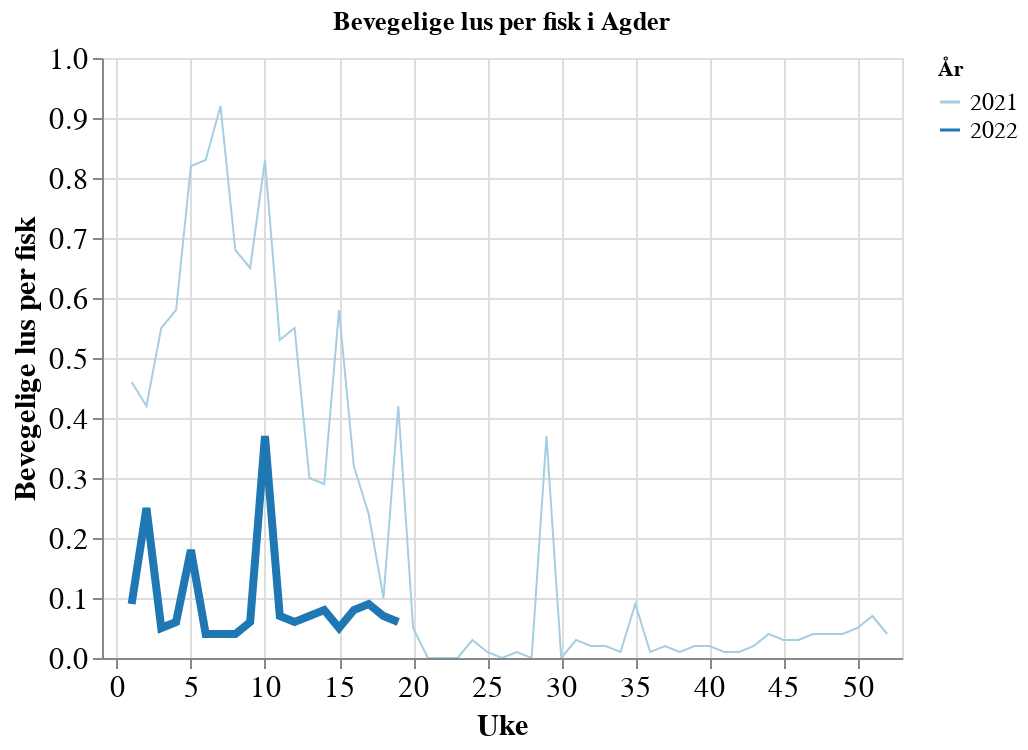

The notebook cell this image was saved under:
### Code cell
ls.average_lice_plots(
    year_range=[2021, 2022],
    week_range=[0, 52],
    lice_type="bevegelige_lus",
    location_level="Sone",
    location="Agder",
    y_scale=None,
)

### Figure 1 — Vega-Lite specification as saved in the notebook (floating-point values rounded to 4 significant figures)
{"config": {"view": {"continuousWidth": 400, "continuousHeight": 300}, "axis": {"labelFontSize": 15, "titleFontSize": 15}, "legend": {"columns": 1, "labelFontSize": 12, "labelLimit": 500, "symbolLimit": 100}}, "data": {"name": "data-009093a91f98b27fc5b9b809dbaec500"}, "mark": "line", "encoding": {"color": {"field": "year", "scale": {"domain": [2021.0, 2022.0], "scheme": "paired"}, "title": "År", "type": "nominal"}, "opacity": {"condition": {"value": 1, "selection": "selector007"}, "value": 0.2}, "size": {"field": "y", "legend": null, "type": "nominal"}, "tooltip": [{"field": "bevegelige_lus", "format": ",.2f", "title": "Lus per fisk", "type": "quantitative"}], "x": {"field": "uke", "scale": {"domain": [-1, 53]}, "sort": "ascending", "title": "Uke", "type": "quantitative"}, "y": {"field": "bevegelige_lus", "title": "Bevegelige lus per fisk", "type": "quantitative"}}, "selection": {"selector007": {"type": "multi", "fields": ["year"], "bind": "legend"}, "selector008": {"type": "interval", "bind": "scales", "encodings": ["x", "y"]}}, "title": "Bevegelige lus per fisk i Agder", "$schema": "https://vega.github.io/schema/vega-lite/v4.17.0.json", "datasets": {"data-009093a91f98b27fc5b9b809dbaec500": [{"uke": 1, "år": 2021.0, "sjotemperatur": 6.46, "voksne_hunnlus": 0.08, "bevegelige_lus": 0.46, "fastsittende_lus": 0.02, "year": 2021, "y": 2021}, {"uke": 1, "år": 2022.0, "sjotemperatur": 6.02, "voksne_hunnlus": 0.06, "bevegelige_lus": 0.09, "fastsittende_lus": 0.06, "year": 2022, "y": 2022}, {"uke": 2, "år": 2021.0, "sjotemperatur": 6.2, "voksne_hunnlus": 0.11, "bevegelige_lus": 0.42, "fastsittende_lus": 0.11, "year": 2021, "y": 2021}, {"uke": 2, "år": 2022.0, "sjotemperatur": 6.27, "voksne_hunnlus": 0.17, "bevegelige_lus": 0.25, "fastsittende_lus": 0.04, "year": 2022, "y": 2022}, {"uke": 3, "år": 2021.0, "sjotemperatur": 3.96, "voksne_hunnlus": 0.12, "bevegelige_lus": 0.55, "fastsittende_lus": 0.22, "year": 2021, "y": 2021}, {"uke": 3, "år": 2022.0, "sjotemperatur": 6.76, "voksne_hunnlus": 0.05, "bevegelige_lus": 0.05, "fastsittende_lus": 0.0, "year": 2022, "y": 2022}, {"uke": 4, "år": 2021.0, "sjotemperatur": 4.43, "voksne_hunnlus": 0.11, "bevegelige_lus": 0.58, "fastsittende_lus": 0.13, "year": 2021, "y": 2021}, {"uke": 4, "år": 2022.0, "sjotemperatur": 6.62, "voksne_hunnlus": 0.01, "bevegelige_lus": 0.06, "fastsittende_lus": 0.01, "year": 2022, "y": 2022}, {"uke": 5, "år": 2022.0, "sjotemperatur": 6.46, "voksne_hunnlus": 0.04, "bevegelige_lus": 0.18, "fastsittende_lus": 0.02, "year": 2022, "y": 2022}, {"uke": 5, "år": 2021.0, "sjotemperatur": 3.25, "voksne_hunnlus": 0.17, "bevegelige_lus": 0.82, "fastsittende_lus": 0.34, "year": 2021, "y": 2021}, {"uke": 6, "år": 2021.0, "sjotemperatur": 2.93, "voksne_hunnlus": 0.12, "bevegelige_lus": 0.83, "fastsittende_lus": 0.34, "year": 2021, "y": 2021}, {"uke": 6, "år": 2022.0, "sjotemperatur": 6.26, "voksne_hunnlus": 0.01, "bevegelige_lus": 0.04, "fastsittende_lus": 0.01, "year": 2022, "y": 2022}, {"uke": 7, "år": 2021.0, "sjotemperatur": 4.01, "voksne_hunnlus": 0.13, "bevegelige_lus": 0.92, "fastsittende_lus": 0.21, "year": 2021, "y": 2021}, {"uke": 7, "år": 2022.0, "sjotemperatur": 6.24, "voksne_hunnlus": 0.02, "bevegelige_lus": 0.04, "fastsittende_lus": 0.02, "year": 2022, "y": 2022}, {"uke": 8, "år": 2021.0, "sjotemperatur": 4.0, "voksne_hunnlus": 0.12, "bevegelige_lus": 0.68, "fastsittende_lus": 0.04, "year": 2021, "y": 2021}, {"uke": 8, "år": 2022.0, "sjotemperatur": 6.0, "voksne_hunnlus": 0.01, "bevegelige_lus": 0.04, "fastsittende_lus": 0.02, "year": 2022, "y": 2022}, {"uke": 9, "år": 2022.0, "sjotemperatur": 5.22, "voksne_hunnlus": 0.02, "bevegelige_lus": 0.06, "fastsittende_lus": 0.02, "year": 2022, "y": 2022}, {"uke": 9, "år": 2021.0, "sjotemperatur": 4.88, "voksne_hunnlus": 0.1, "bevegelige_lus": 0.65, "fastsittende_lus": 0.08, "year": 2021, "y": 2021}, {"uke": 10, "år": 2021.0, "sjotemperatur": 4.86, "voksne_hunnlus": 0.1, "bevegelige_lus": 0.83, "fastsittende_lus": 0.14, "year": 2021, "y": 2021}, {"uke": 10, "år": 2022.0, "sjotemperatur": 4.86, "voksne_hunnlus": 0.04, "bevegelige_lus": 0.37, "fastsittende_lus": 0.06, "year": 2022, "y": 2022}, {"uke": 11, "år": 2021.0, "sjotemperatur": 5.14, "voksne_hunnlus": 0.1, "bevegelige_lus": 0.53, "fastsittende_lus": 0.05, "year": 2021, "y": 2021}, {"uke": 11, "år": 2022.0, "sjotemperatur": 4.66, "voksne_hunnlus": 0.03, "bevegelige_lus": 0.07, "fastsittende_lus": 0.01, "year": 2022, "y": 2022}, {"uke": 12, "år": 2021.0, "sjotemperatur": 5.97, "voksne_hunnlus": 0.1, "bevegelige_lus": 0.55, "fastsittende_lus": 0.12, "year": 2021, "y": 2021}, {"uke": 12, "år": 2022.0, "sjotemperatur": 4.49, "voksne_hunnlus": 0.02, "bevegelige_lus": 0.06, "fastsittende_lus": 0.02, "year": 2022, "y": 2022}, {"uke": 13, "år": 2021.0, "sjotemperatur": 6.48, "voksne_hunnlus": 0.07, "bevegelige_lus": 0.3, "fastsittende_lus": 0.14, "year": 2021, "y": 2021}, {"uke": 13, "år": 2022.0, "sjotemperatur": 5.01, "voksne_hunnlus": 0.02, "bevegelige_lus": 0.07, "fastsittende_lus": 0.03, "year": 2022, "y": 2022}, {"uke": 14, "år": 2021.0, "sjotemperatur": 6.38, "voksne_hunnlus": 0.07, "bevegelige_lus": 0.29, "fastsittende_lus": 0.14, "year": 2021, "y": 2021}, {"uke": 14, "år": 2022.0, "sjotemperatur": 5.27, "voksne_hunnlus": 0.02, "bevegelige_lus": 0.08, "fastsittende_lus": 0.02, "year": 2022, "y": 2022}, {"uke": 15, "år": 2021.0, "sjotemperatur": 6.11, "voksne_hunnlus": 0.05, "bevegelige_lus": 0.58, "fastsittende_lus": 0.22, "year": 2021, "y": 2021}, {"uke": 15, "år": 2022.0, "sjotemperatur": 5.51, "voksne_hunnlus": 0.02, "bevegelige_lus": 0.05, "fastsittende_lus": 0.01, "year": 2022, "y": 2022}, {"uke": 16, "år": 2021.0, "sjotemperatur": 6.2, "voksne_hunnlus": 0.04, "bevegelige_lus": 0.32, "fastsittende_lus": 0.19, "year": 2021, "y": 2021}, {"uke": 16, "år": 2022.0, "sjotemperatur": 6.28, "voksne_hunnlus": 0.02, "bevegelige_lus": 0.08, "fastsittende_lus": 0.0, "year": 2022, "y": 2022}, {"uke": 17, "år": 2021.0, "sjotemperatur": 7.14, "voksne_hunnlus": 0.12, "bevegelige_lus": 0.24, "fastsittende_lus": 0.02, "year": 2021, "y": 2021}, {"uke": 17, "år": 2022.0, "sjotemperatur": 6.88, "voksne_hunnlus": 0.03, "bevegelige_lus": 0.09, "fastsittende_lus": 0.01, "year": 2022, "y": 2022}, {"uke": 18, "år": 2022.0, "sjotemperatur": 7.75, "voksne_hunnlus": 0.02, "bevegelige_lus": 0.07, "fastsittende_lus": 0.0, "year": 2022, "y": 2022}, {"uke": 18, "år": 2021.0, "sjotemperatur": 7.76, "voksne_hunnlus": 0.0, "bevegelige_lus": 0.1, "fastsittende_lus": 0.05, "year": 2021, "y": 2021}, {"uke": 19, "år": 2021.0, "sjotemperatur": 8.44, "voksne_hunnlus": 0.06, "bevegelige_lus": 0.42, "fastsittende_lus": 0.08, "year": 2021, "y": 2021}, {"uke": 19, "år": 2022.0, "sjotemperatur": 7.29, "voksne_hunnlus": 0.03, "bevegelige_lus": 0.06, "fastsittende_lus": 0.01, "year": 2022, "y": 2022}, {"uke": 20, "år": 2021.0, "sjotemperatur": 8.48, "voksne_hunnlus": 0.02, "bevegelige_lus": 0.05, "fastsittende_lus": 0.09, "year": 2021, "y": 2021}, {"uke": 21, "år": 2021.0, "sjotemperatur": 9.47, "voksne_hunnlus": 0.0, "bevegelige_lus": 0.0, "fastsittende_lus": 0.0, "year": 2021, "y": 2021}, {"uke": 22, "år": 2021.0, "sjotemperatur": 11.13, "voksne_hunnlus": 0.0, "bevegelige_lus": 0.0, "fastsittende_lus": 0.0, "year": 2021, "y": 2021}, {"uke": 23, "år": 2021.0, "sjotemperatur": 10.3, "voksne_hunnlus": 0.0, "bevegelige_lus": 0.0, "fastsittende_lus": 0.0, "year": 2021, "y": 2021}, {"uke": 24, "år": 2021.0, "sjotemperatur": 10.97, "voksne_hunnlus": 0.0, "bevegelige_lus": 0.03, "fastsittende_lus": 0.0, "year": 2021, "y": 2021}, {"uke": 25, "år": 2021.0, "sjotemperatur": 10.33, "voksne_hunnlus": 0.0, "bevegelige_lus": 0.01, "fastsittende_lus": 0.0, "year": 2021, "y": 2021}, {"uke": 26, "år": 2021.0, "sjotemperatur": 16.07, "voksne_hunnlus": 0.0, "bevegelige_lus": 0.0, "fastsittende_lus": 0.0, "year": 2021, "y": 2021}, {"uke": 27, "år": 2021.0, "sjotemperatur": 17.87, "voksne_hunnlus": 0.0, "bevegelige_lus": 0.01, "fastsittende_lus": 0.0, "year": 2021, "y": 2021}, {"uke": 28, "år": 2021.0, "sjotemperatur": 18.6, "voksne_hunnlus": 0.0, "bevegelige_lus": 0.0, "fastsittende_lus": 0.0, "year": 2021, "y": 2021}, {"uke": 29, "år": 2021.0, "sjotemperatur": 19.8, "voksne_hunnlus": 0.02, "bevegelige_lus": 0.37, "fastsittende_lus": 0.08, "year": 2021, "y": 2021}, {"uke": 30, "år": 2021.0, "sjotemperatur": 14.12, "voksne_hunnlus": 0.0, "bevegelige_lus": 0.0, "fastsittende_lus": 0.0, "year": 2021, "y": 2021}, {"uke": 31, "år": 2021.0, "sjotemperatur": 16.88, "voksne_hunnlus": 0.0, "bevegelige_lus": 0.03, "fastsittende_lus": 0.01, "year": 2021, "y": 2021}, {"uke": 32, "år": 2021.0, "sjotemperatur": 16.59, "voksne_hunnlus": 0.0, "bevegelige_lus": 0.02, "fastsittende_lus": 0.0, "year": 2021, "y": 2021}, {"uke": 33, "år": 2021.0, "sjotemperatur": 15.76, "voksne_hunnlus": 0.0, "bevegelige_lus": 0.02, "fastsittende_lus": 0.03, "year": 2021, "y": 2021}, {"uke": 34, "år": 2021.0, "sjotemperatur": 16.69, "voksne_hunnlus": 0.0, "bevegelige_lus": 0.01, "fastsittende_lus": 0.0, "year": 2021, "y": 2021}, {"uke": 35, "år": 2021.0, "sjotemperatur": 16.05, "voksne_hunnlus": 0.0, "bevegelige_lus": 0.09, "fastsittende_lus": 0.01, "year": 2021, "y": 2021}, {"uke": 36, "år": 2021.0, "sjotemperatur": 16.25, "voksne_hunnlus": 0.01, "bevegelige_lus": 0.01, "fastsittende_lus": 0.0, "year": 2021, "y": 2021}, {"uke": 37, "år": 2021.0, "sjotemperatur": 16.01, "voksne_hunnlus": 0.01, "bevegelige_lus": 0.02, "fastsittende_lus": 0.01, "year": 2021, "y": 2021}, {"uke": 38, "år": 2021.0, "sjotemperatur": 15.51, "voksne_hunnlus": 0.01, "bevegelige_lus": 0.01, "fastsittende_lus": 0.0, "year": 2021, "y": 2021}, {"uke": 39, "år": 2021.0, "sjotemperatur": 14.03, "voksne_hunnlus": 0.01, "bevegelige_lus": 0.02, "fastsittende_lus": 0.01, "year": 2021, "y": 2021}, {"uke": 40, "år": 2021.0, "sjotemperatur": 14.23, "voksne_hunnlus": 0.01, "bevegelige_lus": 0.02, "fastsittende_lus": 0.0, "year": 2021, "y": 2021}, {"uke": 41, "år": 2021.0, "sjotemperatur": 13.27, "voksne_hunnlus": 0.01, "bevegelige_lus": 0.01, "fastsittende_lus": 0.0, "year": 2021, "y": 2021}, {"uke": 42, "år": 2021.0, "sjotemperatur": 12.06, "voksne_hunnlus": 0.01, "bevegelige_lus": 0.01, "fastsittende_lus": 0.01, "year": 2021, "y": 2021}, {"uke": 43, "år": 2021.0, "sjotemperatur": 11.42, "voksne_hunnlus": 0.01, "bevegelige_lus": 0.02, "fastsittende_lus": 0.0, "year": 2021, "y": 2021}, {"uke": 44, "år": 2021.0, "sjotemperatur": 11.92, "voksne_hunnlus": 0.01, "bevegelige_lus": 0.04, "fastsittende_lus": 0.0, "year": 2021, "y": 2021}, {"uke": 45, "år": 2021.0, "sjotemperatur": 11.56, "voksne_hunnlus": 0.02, "bevegelige_lus": 0.03, "fastsittende_lus": 0.01, "year": 2021, "y": 2021}, {"uke": 46, "år": 2021.0, "sjotemperatur": 10.77, "voksne_hunnlus": 0.02, "bevegelige_lus": 0.03, "fastsittende_lus": 0.01, "year": 2021, "y": 2021}, {"uke": 47, "år": 2021.0, "sjotemperatur": 10.92, "voksne_hunnlus": 0.02, "bevegelige_lus": 0.04, "fastsittende_lus": 0.02, "year": 2021, "y": 2021}, {"uke": 48, "år": 2021.0, "sjotemperatur": 9.72, "voksne_hunnlus": 0.02, "bevegelige_lus": 0.04, "fastsittende_lus": 0.02, "year": 2021, "y": 2021}, {"uke": 49, "år": 2021.0, "sjotemperatur": 8.43, "voksne_hunnlus": 0.02, "bevegelige_lus": 0.04, "fastsittende_lus": 0.04, "year": 2021, "y": 2021}, {"uke": 50, "år": 2021.0, "sjotemperatur": 7.59, "voksne_hunnlus": 0.02, "bevegelige_lus": 0.05, "fastsittende_lus": 0.03, "year": 2021, "y": 2021}, {"uke": 51, "år": 2021.0, "sjotemperatur": 6.48, "voksne_hunnlus": 0.03, "bevegelige_lus": 0.07, "fastsittende_lus": 0.04, "year": 2021, "y": 2021}, {"uke": 52, "år": 2021.0, "sjotemperatur": 4.64, "voksne_hunnlus": 0.03, "bevegelige_lus": 0.04, "fastsittende_lus": 0.02, "year": 2021, "y": 2021}]}}
